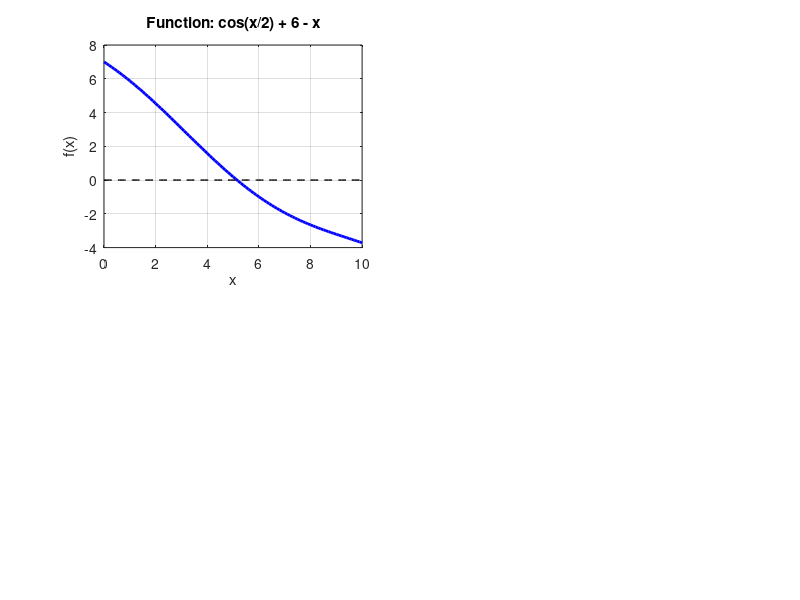

MATLAB code to generate this figure: (Note: this script raises an error after producing the figure.)
%% ========================================================================
%% PROBLEM 1: BISECTION METHOD - cos(x/2) + 6 = x
%% ========================================================================

fprintf('========== PROBLEM 1: BISECTION METHOD ==========\n');

% Define the function f(x) = cos(x/2) + 6 - x
f1 = @(x) cos(x/2) + 6 - x;


% Find initial interval by plotting
x_plot = 0:0.1:10;
y_plot = arrayfun(f1, x_plot);

figure(1);
subplot(2,2,1);
plot(x_plot, y_plot, 'b-', 'LineWidth', 2);
hold on;
plot(x_plot, zeros(size(x_plot)), 'k--', 'LineWidth', 1);
grid on;
title('Function: cos(x/2) + 6 - x');
xlabel('x'); ylabel('f(x)');

% Find root using both methods
tol = 1e-5;
[root1_method1, iter1_method1, error_hist1] = bisection_method(f1, 0, 10, tol);

% Compare with fzeros
root1_fzero = fzero(f1, 6);

fprintf('Bisection Method 1: Root = %.5f, Iterations = %d\n', root1_method1, iter1_method1);
fprintf('MATLAB fzero:       Root = %.5f\n', root1_fzero);
fprintf('Difference from fzero: %.2e\n\n', abs(root1_method1 - root1_fzero));

% Plot convergence
subplot(2,2,2);
semilogy(1:iter1_method1, error_hist1, 'ro-', 'LineWidth', 2);
grid on;
title('Bisection Convergence');
xlabel('Iteration'); ylabel('Error (log scale)');

% Method 1: Standard Bisection Implementation
function [root, iterations, error_history] = bisection_method(func, a, b, tol)
    if func(a) * func(b) > 0
        error('Function values at endpoints must have opposite signs');
    end
    
    iterations = 0;
    error_history = [];
    
    while abs(b - a) > tol
        c = (a + b) / 2;
        iterations = iterations + 1;
        error_history(iterations) = abs(b - a);
        
        if func(c) == 0
            root = c;
            return;
        elseif func(a) * func(c) < 0
            b = c;
        else
            a = c;
        end
    end
    root = (a + b) / 2;
end


